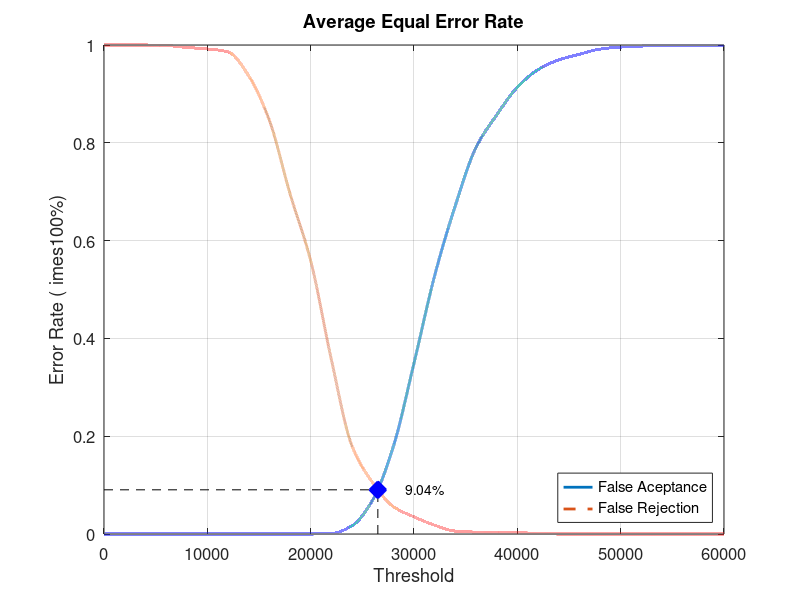
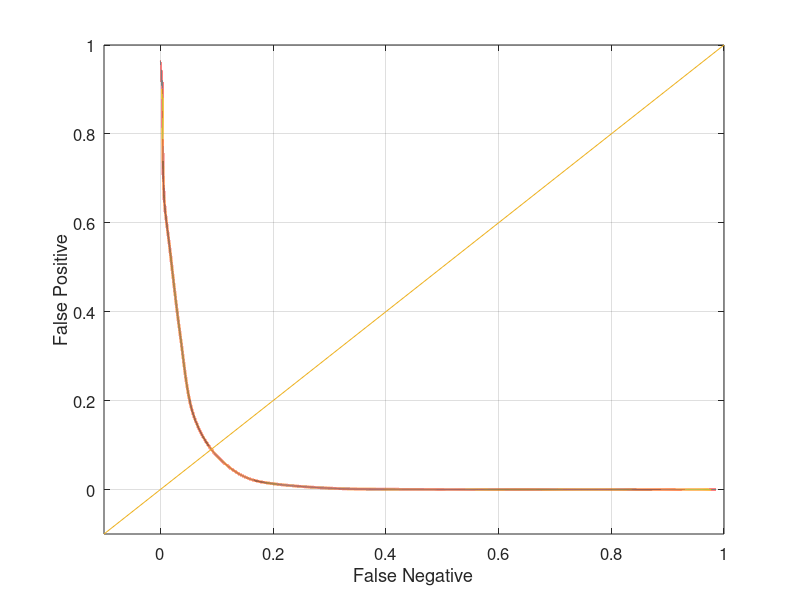

Source code (MATLAB) for these figures, in order:
close all;
clear;
clc;
x = 0:2000:60000;
xq = 0:0.5:60000;

y0 = [0 0 0 0 0 0 0 0 0 0 0 0.00105263 0.0168421 0.0694737 0.178947 0.349474 0.528421 0.671579 0.790526 0.856842 0.913684 0.949474 0.969474 0.981053 0.991579 0.995789 0.997895 0.998947 0.998947 0.998947 1]
yy0 = interp1(x, y0, xq, 'pchip');
y1 = [1 1 1 0.999 0.995 0.992 0.986 0.937 0.846 0.696 0.559 0.357 0.18 0.105 0.056 0.035 0.018 0.006 0.004 0.004 0.003 0.001 0 0 0 0 0 0 0 0 0]
yy1 = interp1(x, y1, xq, 'pchip');

% Calculating EER: 
y2 = abs(y0 - y1);
find(y2 == min(y2))
yy2 = abs(yy0 - yy1);
xEER = find(yy2 == min(yy2));
xEERIndex = xq(xEER) % X-axis EER
yEER = yy0(xEER) % Y-axis EER

main = figure
plot(xq, yy0,'-','LineWidth', 2);	hold on
plot(xq, yy1,'--','LineWidth', 2);	hold on
plot([xEERIndex xEERIndex], [0 yEER], 'k--');	hold on
plot([0 xEERIndex], [yEER yEER], 'k--');	hold on
plot(xEERIndex, yEER, 'bx', 'LineWidth', 10);	hold on
text(xEERIndex + 10 * xEERIndex / 100, yEER, [num2str(round((10000 * yEER)) / 100) '%'])
legend('False Aceptance', 'False Rejection', 'Location', 'SouthEast')
xlabel('Threshold')
ylabel('Error Rate (	imes100%)')
title('Average Equal Error Rate')
set(gca, 'FontSize', 12)
axis([0 60000 0 1])
grid on

print(main, 'Database4AverageMain', '-dpng');
FNRxFPR = figure('Color', [1 1 1]);
plot(yy1, yy0, '-', yy1, yy0, 'LineWidth', 2);
hold on
y = -0.1:0.1:1
plot(y, y); 
set(gca, 'FontSize', 12)
xlabel('False Negative')
ylabel('False Positive')
axis([-0.1 1 -0.1 1])
set(gca, 'FontSize', 12)
grid on

print(FNRxFPR, 'Database4AverageFNRxFPR','-dpng');
